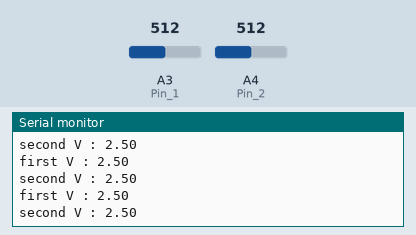
Bench run of a sketch on a simulated Arduino Uno, built with avr-gcc and run on an emulated ATmega328P. On the bench: the last lines printed to the serial monitor. The test bench sets the inputs (shaded band); at power-on: A3 (Pin_1) = 512, A4 (Pin_2) = 512.

Above: at 1.3 s.
1.4 s: A3 (Pin_1) set to 716
At 1.82 s:
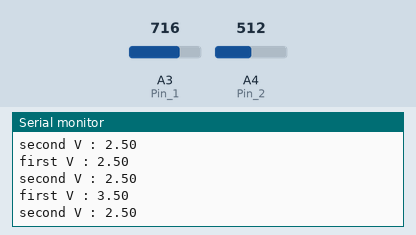
2.9 s: A4 (Pin_2) set to 716
At 3.32 s:
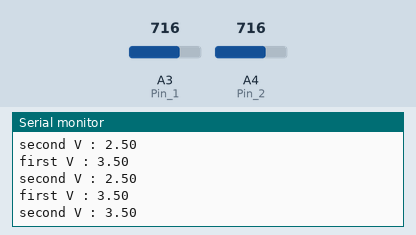
4.4 s: A3 (Pin_1) set to 900
At 4.82 s:
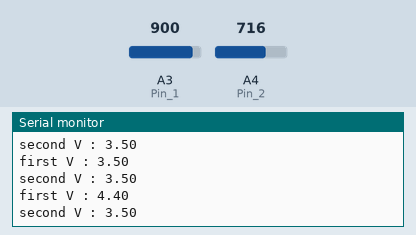
5.9 s: A4 (Pin_2) set to 900
At 6.33 s:
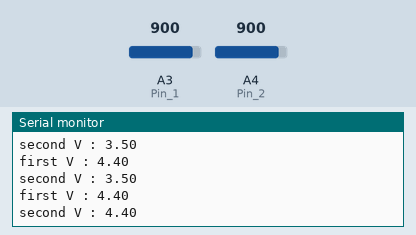
Timing chart, 0 to 8.4 s (numbered marks = the images above; inputs shaded):
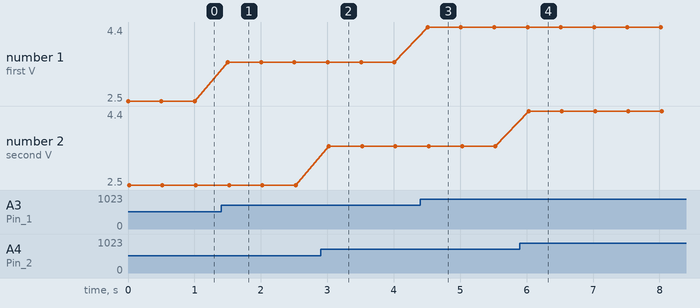

The sketch:

05_Serial_print.ino
```cpp
const int Pin_1 = A3;
const int Pin_2 = A4;
float V1 = 0;
float V2 = 0;
int readVal_1;
int readVal_2;
int delayTime = 500;

void setup() {
  // put your setup code here, to run once:
  pinMode(Pin_1, INPUT);
  pinMode(Pin_2, INPUT);
  Serial.begin(9600);
}

void loop() {
  // put your main code here, to run repeatedly:
  readVal_1 = analogRead(Pin_1);
  V1 = (5. / 1023.) * readVal_1;
  Serial.print("first V : ");
  Serial.println(V1);
  readVal_2 = analogRead(Pin_2);
  V2 = (5. / 1023.) * readVal_2;
  Serial.print("second V : ");
  Serial.println(V2);
  delay(delayTime);
}
```

Measured:
- after the input at 1.4 s, the serial monitor: prints a new line after 0.10 s (image 1)
- after the input at 2.9 s, the serial monitor: prints a new line after 0.12 s (image 2)
- after the input at 4.4 s, the serial monitor: prints a new line after 0.11 s (image 3)
- after the input at 5.9 s, the serial monitor: prints a new line after 0.13 s (image 4)
- plotted number 1: 2.5 → 3.5 after the input at 1.4 s, 3.5 → 4.4 after the input at 4.4 s
